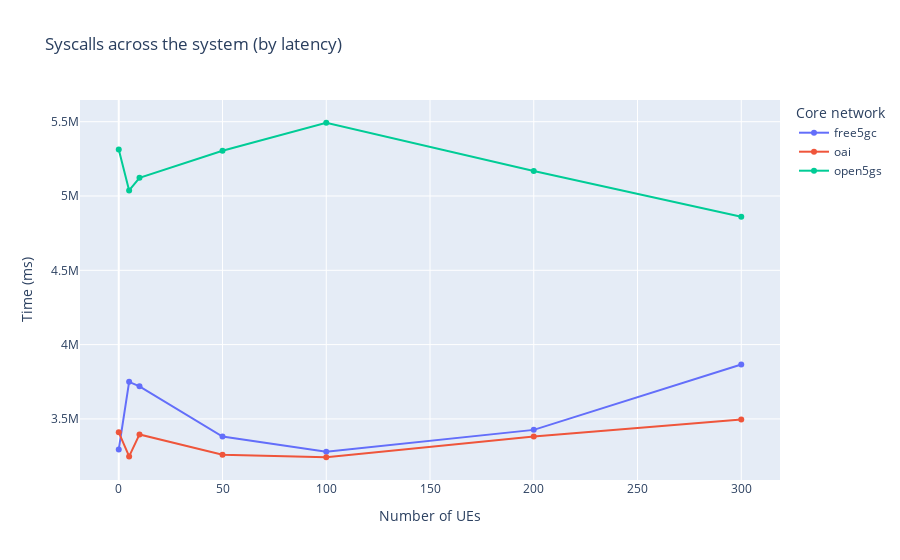
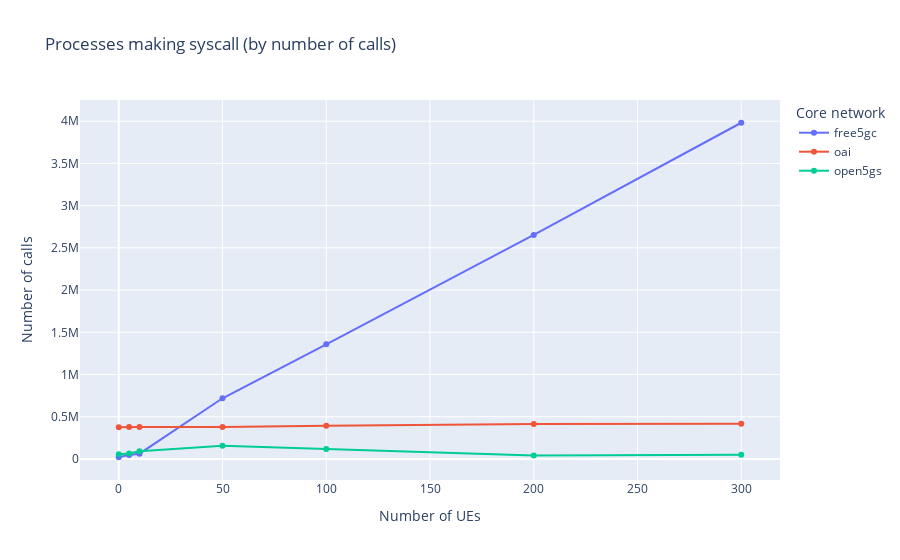
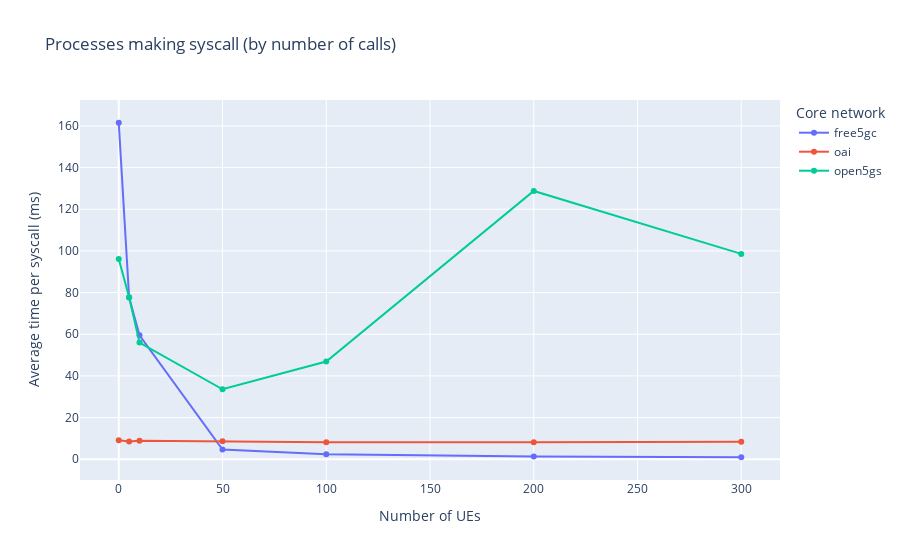

The notebook cell saved with these charts, in order:
### Code cell
""" This shows how the usage syscalls change as the load changes. 
(a) The number of syscalls as the traffic load increases
(b) The time spent executing syscalls as the traffic increases
(c) The average time spent per syscall as the traffic increases
This can tell us:
1. How the core network is architectures to respond to increasing load
2. Comparing can tell us the core network that sends more time on syscalls. We can use that to corellate to the performance of the core network
3. We have the details on overal performance of the core networks, we can look at the results that correlate the performance
4. Is there a general trend to syscalls that can show well architected e.g., the latency should increase as load increase etc.
If there is an ideal trend or correlation, does it match the trend of the core networks and correlate to the performance we are seeing
"""

top_n = 5

syscount_df = spark.read.option("basePath", basePath).json(
f"{basePath}/cn=*/ues=*/tool=syscount")

df_syscount = syscount_df.toPandas().groupby(['cn', 'ues']).agg({ 'count': 'sum', 'time (ms)': 'sum' }).reset_index()

df_syscount['avg'] = (df_syscount['time (ms)'] / df_syscount['count'])

title='Syscalls across the system (by latency)'
syscount_fig = px.line(df_syscount, x="ues", y="time (ms)", color="cn", labels=labels,
                title=title, markers=True)
syscount_fig.show()
# syscount_fig.write_image("images/syscount_fig_m2.medium.jpeg")
gnuplot_df = pivot_dataframe_to_gnuplot_format(df_syscount, 'time (ms)')
draw_gnuplot_linepoints(gnuplot_df, name='syscount', title=title,
                        xlabel='Number of UEs', ylabel=labels['time (ms)'])

title=f'Processes making syscall (by number of calls)'
sysprocess_count_fig = px.line(df_syscount, x="ues", y="count", color="cn", labels=labels,
                hover_data=["count", "time (ms)"],
                title=title, markers=True)
sysprocess_count_fig.show()
gnuplot_df = pivot_dataframe_to_gnuplot_format(df_syscount, 'count')
draw_gnuplot_linepoints(gnuplot_df, name='syscount', title=title,
                        xlabel='Number of UEs', ylabel=labels['count'])

title=f'Processes making syscall (by number of calls)'
sysprocess_count_fig = px.line(df_syscount, x="ues", y="avg", color="cn", labels=labels,
                hover_data=["count", "time (ms)"],
                title=title, markers=True)
sysprocess_count_fig.show()
gnuplot_df = pivot_dataframe_to_gnuplot_format(df_syscount, 'avg')
draw_gnuplot_linepoints(gnuplot_df, name='syscount_avg', title=title,
                        xlabel='Number of UEs', ylabel=labels['avg'])

### Figure 1 — Plotly figure (JSON) as saved in the notebook; plotly's stock layout.template omitted (floating-point values rounded to 4 significant figures)
{"data": [{"hovertemplate": "Core network=free5gc<br>Number of UEs=%{x}<br>Time (ms)=%{y}<extra></extra>", "legendgroup": "free5gc", "line": {"color": "#636efa", "dash": "solid"}, "marker": {"symbol": "circle"}, "mode": "markers+lines", "name": "free5gc", "orientation": "v", "showlegend": true, "type": "scatter", "x": [0, 5, 10, 50, 100, 200, 300], "xaxis": "x", "y": [3295000.0, 3750000.0, 3719000.0, 3382000.0, 3280000.0, 3426000.0, 3866000.0], "yaxis": "y"}, {"hovertemplate": "Core network=oai<br>Number of UEs=%{x}<br>Time (ms)=%{y}<extra></extra>", "legendgroup": "oai", "line": {"color": "#EF553B", "dash": "solid"}, "marker": {"symbol": "circle"}, "mode": "markers+lines", "name": "oai", "orientation": "v", "showlegend": true, "type": "scatter", "x": [0, 5, 10, 50, 100, 200, 300], "xaxis": "x", "y": [3410000.0, 3248000.0, 3396000.0, 3259000.0, 3242000.0, 3381000.0, 3496000.0], "yaxis": "y"}, {"hovertemplate": "Core network=open5gs<br>Number of UEs=%{x}<br>Time (ms)=%{y}<extra></extra>", "legendgroup": "open5gs", "line": {"color": "#00cc96", "dash": "solid"}, "marker": {"symbol": "circle"}, "mode": "markers+lines", "name": "open5gs", "orientation": "v", "showlegend": true, "type": "scatter", "x": [0, 5, 10, 50, 100, 200, 300], "xaxis": "x", "y": [5313000.0, 5037000.0, 5122000.0, 5304000.0, 5493000.0, 5168000.0, 4861000.0], "yaxis": "y"}], "layout": {"legend": {"title": {"text": "Core network"}, "tracegroupgap": 0}, "title": {"text": "Syscalls across the system (by latency)"}, "xaxis": {"anchor": "y", "domain": [0, 1], "title": {"text": "Number of UEs"}}, "yaxis": {"anchor": "x", "domain": [0, 1], "title": {"text": "Time (ms)"}}}}

### Figure 2 — Plotly figure (JSON) as saved in the notebook; plotly's stock layout.template omitted (floating-point values rounded to 4 significant figures)
{"data": [{"customdata": [[3295000.0], [3750000.0], [3719000.0], [3382000.0], [3280000.0], [3426000.0], [3866000.0]], "hovertemplate": "Core network=free5gc<br>Number of UEs=%{x}<br>Number of calls=%{y}<br>Time (ms)=%{customdata[0]}<extra></extra>", "legendgroup": "free5gc", "line": {"color": "#636efa", "dash": "solid"}, "marker": {"symbol": "circle"}, "mode": "markers+lines", "name": "free5gc", "orientation": "v", "showlegend": true, "type": "scatter", "x": [0, 5, 10, 50, 100, 200, 300], "xaxis": "x", "y": [20399, 48316, 62475, 718714, 1357965, 2653609, 3981446], "yaxis": "y"}, {"customdata": [[3410000.0], [3248000.0], [3396000.0], [3259000.0], [3242000.0], [3381000.0], [3496000.0]], "hovertemplate": "Core network=oai<br>Number of UEs=%{x}<br>Number of calls=%{y}<br>Time (ms)=%{customdata[0]}<extra></extra>", "legendgroup": "oai", "line": {"color": "#EF553B", "dash": "solid"}, "marker": {"symbol": "circle"}, "mode": "markers+lines", "name": "oai", "orientation": "v", "showlegend": true, "type": "scatter", "x": [0, 5, 10, 50, 100, 200, 300], "xaxis": "x", "y": [375258, 378895, 379958, 378812, 394069, 414872, 417223], "yaxis": "y"}, {"customdata": [[5313000.0], [5037000.0], [5122000.0], [5304000.0], [5493000.0], [5168000.0], [4861000.0]], "hovertemplate": "Core network=open5gs<br>Number of UEs=%{x}<br>Number of calls=%{y}<br>Time (ms)=%{customdata[0]}<extra></extra>", "legendgroup": "open5gs", "line": {"color": "#00cc96", "dash": "solid"}, "marker": {"symbol": "circle"}, "mode": "markers+lines", "name": "open5gs", "orientation": "v", "showlegend": true, "type": "scatter", "x": [0, 5, 10, 50, 100, 200, 300], "xaxis": "x", "y": [55292, 64816, 91408, 157924, 117034, 40136, 49316], "yaxis": "y"}], "layout": {"legend": {"title": {"text": "Core network"}, "tracegroupgap": 0}, "title": {"text": "Processes making syscall (by number of calls)"}, "xaxis": {"anchor": "y", "domain": [0, 1], "title": {"text": "Number of UEs"}}, "yaxis": {"anchor": "x", "domain": [0, 1], "title": {"text": "Number of calls"}}}}

### Figure 3 — Plotly figure (JSON) as saved in the notebook; plotly's stock layout.template omitted (floating-point values rounded to 4 significant figures)
{"data": [{"customdata": [[20399, 3295000.0], [48316, 3750000.0], [62475, 3719000.0], [718714, 3382000.0], [1357965, 3280000.0], [2653609, 3426000.0], [3981446, 3866000.0]], "hovertemplate": "Core network=free5gc<br>Number of UEs=%{x}<br>Average time per syscall (ms)=%{y}<br>Number of calls=%{customdata[0]}<br>Time (ms)=%{customdata[1]}<extra></extra>", "legendgroup": "free5gc", "line": {"color": "#636efa", "dash": "solid"}, "marker": {"symbol": "circle"}, "mode": "markers+lines", "name": "free5gc", "orientation": "v", "showlegend": true, "type": "scatter", "x": [0, 5, 10, 50, 100, 200, 300], "xaxis": "x", "y": [161.5, 77.61, 59.54, 4.705, 2.415, 1.291, 0.9709], "yaxis": "y"}, {"customdata": [[375258, 3410000.0], [378895, 3248000.0], [379958, 3396000.0], [378812, 3259000.0], [394069, 3242000.0], [414872, 3381000.0], [417223, 3496000.0]], "hovertemplate": "Core network=oai<br>Number of UEs=%{x}<br>Average time per syscall (ms)=%{y}<br>Number of calls=%{customdata[0]}<br>Time (ms)=%{customdata[1]}<extra></extra>", "legendgroup": "oai", "line": {"color": "#EF553B", "dash": "solid"}, "marker": {"symbol": "circle"}, "mode": "markers+lines", "name": "oai", "orientation": "v", "showlegend": true, "type": "scatter", "x": [0, 5, 10, 50, 100, 200, 300], "xaxis": "x", "y": [9.086, 8.571, 8.937, 8.604, 8.227, 8.15, 8.38], "yaxis": "y"}, {"customdata": [[55292, 5313000.0], [64816, 5037000.0], [91408, 5122000.0], [157924, 5304000.0], [117034, 5493000.0], [40136, 5168000.0], [49316, 4861000.0]], "hovertemplate": "Core network=open5gs<br>Number of UEs=%{x}<br>Average time per syscall (ms)=%{y}<br>Number of calls=%{customdata[0]}<br>Time (ms)=%{customdata[1]}<extra></extra>", "legendgroup": "open5gs", "line": {"color": "#00cc96", "dash": "solid"}, "marker": {"symbol": "circle"}, "mode": "markers+lines", "name": "open5gs", "orientation": "v", "showlegend": true, "type": "scatter", "x": [0, 5, 10, 50, 100, 200, 300], "xaxis": "x", "y": [96.1, 77.72, 56.04, 33.59, 46.93, 128.8, 98.57], "yaxis": "y"}], "layout": {"legend": {"title": {"text": "Core network"}, "tracegroupgap": 0}, "title": {"text": "Processes making syscall (by number of calls)"}, "xaxis": {"anchor": "y", "domain": [0, 1], "title": {"text": "Number of UEs"}}, "yaxis": {"anchor": "x", "domain": [0, 1], "title": {"text": "Average time per syscall (ms)"}}}}
